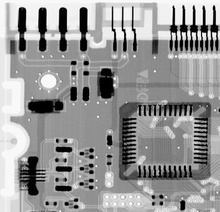
%> input picture abc.png, 220 x 212 px, shrunk from 464 x 448 before the run
$ octave hw3.m   (GNU Octave 9; MATLAB toolbox functions it lacks are replaced by stand-ins)
%> lines starting %> are read from the running program, lines starting %| are printed output that depends on the picture
%影像讀取
img = imread('abc.png');
%> img is the input picture: size 212x220 uint8; min 0, max 255, mean 151
figure(1);imshow(img);%img=原圖
img1 = double(img(:,:,1));
[frameHeight, frameWidth, D] = size(img); %記影像長寬
%> frameHeight = 212; frameWidth = 220; D = 1
%%
%這邊灑上約50%的雜訊0or255
for m=1:frameWidth
    for l=1:frameHeight
        p=rand(1);
        if p>0.75
            img1(l,m,:)=0;
        elseif p<0.25
            img1(l,m,:)=255;
        else
        end
    end
end
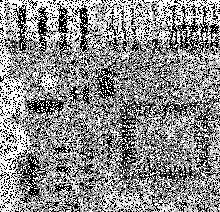
%> img1: size 212x220 double; min 0, max 255, mean 139.7
figure(2);imshow(uint8(img1));%img1=含雜訊原圖
%%
figure(3);imshow(uint8(medfilt2(img1,[7,7])));%引用內建函式庫7*7中值濾波
%> after `imshow(uint8(medfilt2(img1,[7,7])))`:
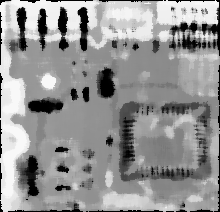
%> displayed picture: size 212x220, on the screen's scale of 0 to 255; min 0, max 251, mean 148.9
%這邊是中值濾波s=2,5*5 s=3,7*7
s=3;
for m=1+s:frameWidth-s
    for l=1+s:frameHeight-s
        i=0;
        for x=m-s:m+s
            for y=l-s:l+s
                i=i+1;
                A(i)=img1(y,x);
            end
        end
        img2(l-s,m-s,:)=median(A);
    end
end
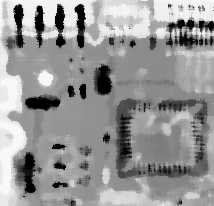
%> img2: size 206x214 double; min 0, max 251, mean 150.6
%> after the loop, A = 49 values, max 255 at index 1, min 0 at index 7, mean 154.9
figure(4);imshow(uint8(img2));%img2=雜訊圖7*7中值濾波
%%
%這邊更厲害
for m=5:frameWidth-5
    for l=5:frameHeight-5
    s=1;
        while s>0
            i=1;
            A=[];
            for x=m-s:m+s
                for y=l-s:l+s
                    A(i)=img1(y,x);
                    i=i+1;
                end
            end
            med=median(A);
            a1=med-min(A);
            a2=med-max(A);
            if a1>0 && a2<0
                s=0;
            else
                s=s+1;
                if s>frameWidth
                    img3(y-4,x-4)=img1(y,x);
                    s=0;
                end
            end
        end
        b1=img1(l,m)-min(A);
        b2=img1(l,m)-max(A);
        if b1>0 && b2<0
            img3(l-4,m-4)=img1(l,m);
        else
            img3(l-4,m-4)=med;
        end
    end
end
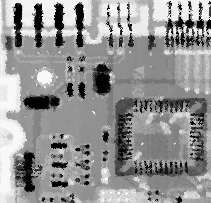
%> img3: size 203x211 double; min 1, max 254, mean 147.6
%> after the loop, A = [255 152 153 0 161 255 0 0 255]
figure(5);imshow(uint8(img3));%img3=自適應濾波器(作業要求方法)
